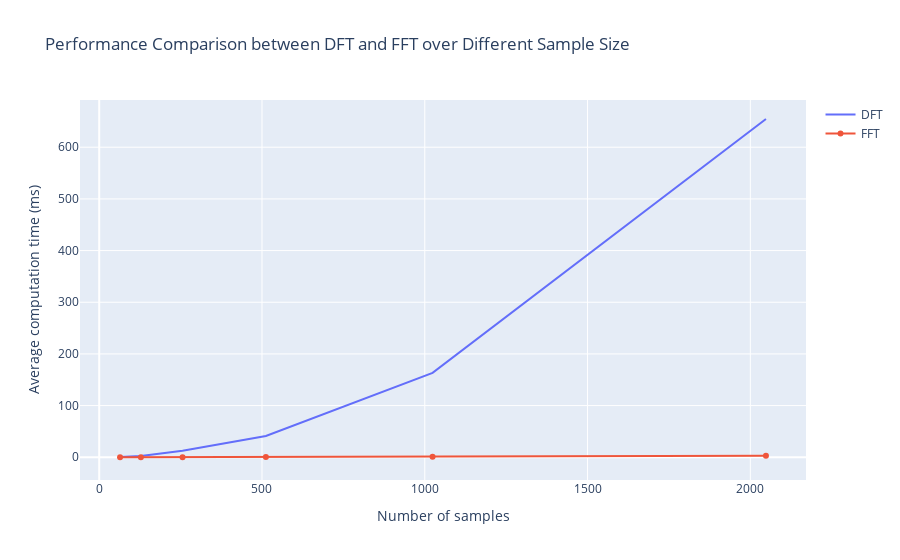

The notebook cell this image was saved under:
### Code cell
nsamples_array = []
DFT_time = []
FFT_time = []

with open('./performance.csv') as csvDataFile:
    csvReader = csv.reader(csvDataFile)
    nsamples_array, DFT_time, FFT_time=[r for r in csvReader]
    

# t = arange(0.0, 2048.0)
# fft_time = zeros(2048)
# fft_time[63] = FFT_time[0]
# fft_time[127] = FFT_time[1]
# fft_time[255] = FFT_time[2]
# fft_time[511] = FFT_time[3]
# fft_time[1023] = FFT_time[4]
# fft_time[2047] = FFT_time[5]



# plt.plot(t, fft_time, label='FFT')
# # plt.plot(t, DFT_time, label='DFT')
# plt.xlabel('Number of samples')
# plt.ylabel('Time (s)')
# plt.title('Compare performance of FFT and DFT')
# plt.legend()
# plt.show()

# fig = plt.figure()
# ax = fig.add_subplot(1, 1, 1)
# ax.scatter(nsamples_array, DFT_time, alpha=0.8, edgecolors='none', s=30)

# ax = fig.add_subplot(1, 1, 1)
# ax.scatter(nsamples_array, DFT_time, alpha=0.8, edgecolors='none', s=30)

# plt.title('Matplot scatter plot')
# plt.legend(loc=2)
# plt.show()

# import plotly.express as px
# fig = px.scatter(x=nsamples_array, y=DFT_time, labels={'x':'Number of samples', 'y':'Average computation time (ms)'})

# fig.show()

import plotly.graph_objects as go
fig = go.Figure()
fig.add_trace(go.Scatter(x=nsamples_array, y=DFT_time,
                    mode='lines',
                    name='DFT'))
fig.add_trace(go.Scatter(x=nsamples_array, y=FFT_time,
                    mode='lines+markers',
                    name='FFT'))

fig.update_layout(title='Performance Comparison between DFT and FFT over Different Sample Size',
                   xaxis_title='Number of samples',
                   yaxis_title='Average computation time (ms)')
fig.show()

### Figure 1 — Plotly figure (JSON) as saved in the notebook; plotly's stock layout.template omitted (floating-point values rounded to 4 significant figures)
{"data": [{"mode": "lines", "name": "DFT", "type": "scatter", "x": ["64", "128", "256", "512", "1024", "2048"], "y": ["0.68", "2.69", "12.65", "41.2", "163.31", "654.64"]}, {"mode": "lines+markers", "name": "FFT", "type": "scatter", "x": ["64", "128", "256", "512", "1024", "2048"], "y": ["0.03", "0.11", "0.21", "0.44", "0.94", "2.87"]}], "layout": {"title": {"text": "Performance Comparison between DFT and FFT over Different Sample Size"}, "xaxis": {"title": {"text": "Number of samples"}}, "yaxis": {"title": {"text": "Average computation time (ms)"}}}}
